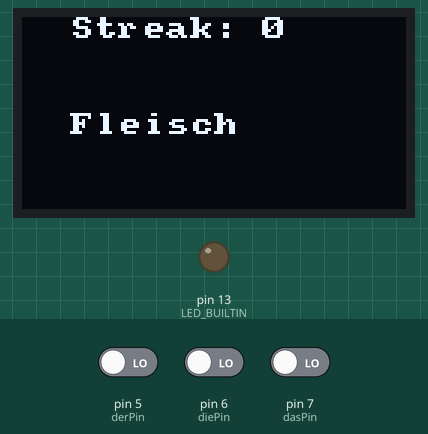
Simulated run of this sketch. Board: Arduino Uno, built with avr-gcc and run on an emulated ATmega328P. Shown: 128×64 one-colour display, output pins drawn as LEDs (lit = HIGH). Inputs (shaded band) come from the test bench; at power-on: pin 7 (dasPin) LOW, pin 5 (derPin) LOW, pin 6 (diePin) LOW. Random numbers use the default seed unless the sketch sets one; what the sketch prints to the serial monitor is not drawn.

Above: at 1.2 s.
1.3 s: pin 7 (dasPin) driven HIGH
At 3.5 s:
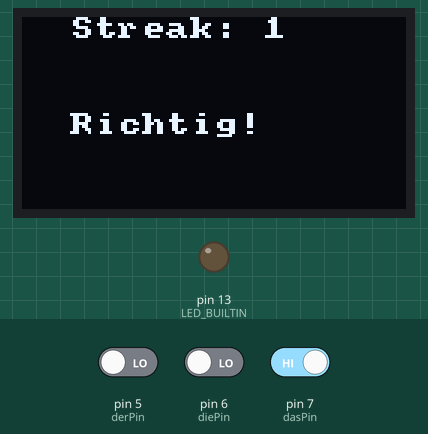
4.3 s: pin 5 (derPin) driven HIGH
At 5.8 s:
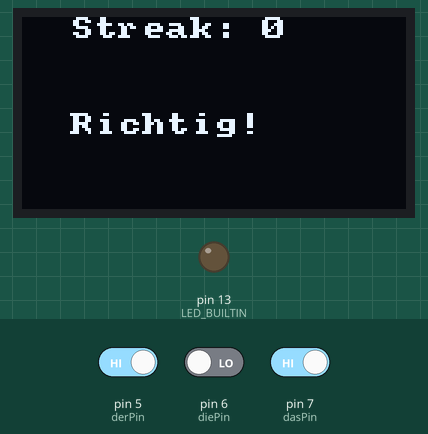
6.6 s: pin 5 (derPin) driven LOW
At 8.1 s:
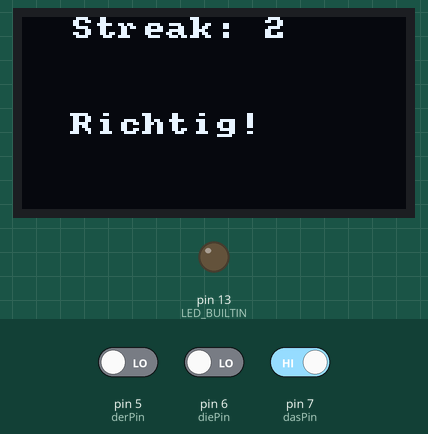
9.6 s: pin 6 (diePin) driven HIGH
At 12.2 s:
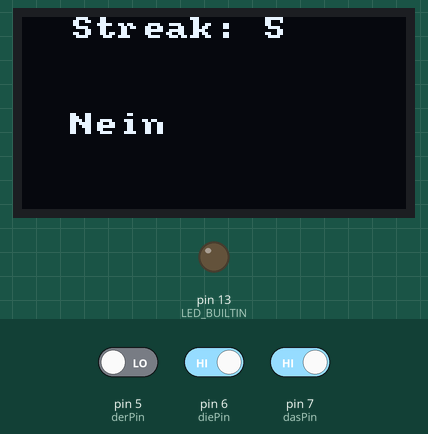
12.6 s: pin 5 (derPin) driven HIGH
At 15.5 s:
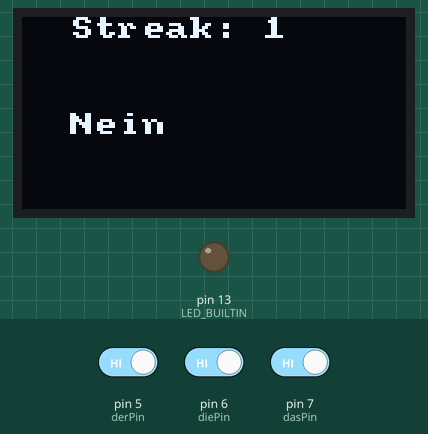
15.6 s: pin 5 (derPin) driven LOW and pin 7 (dasPin) driven LOW
At 20.05 s:
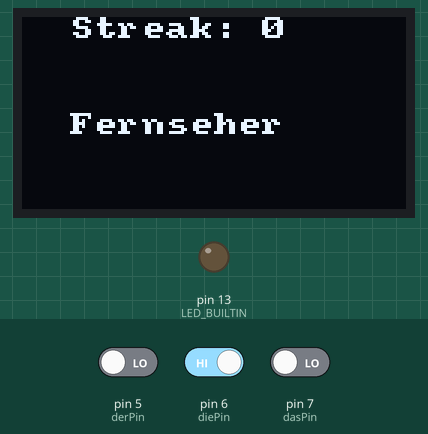
Timing chart, 0 to 21.6 s (numbered marks = the images above; inputs shaded):
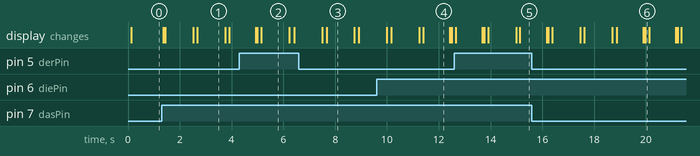

Measured:
- after the input at 1.3 s, the display: first changes after 0.06 s (image 1 shows a later state)
- what the display in image 1 shows lasts 1.1 s, from 2.7 s to 3.8 s
- what the display in image 4 shows lasts 1.0 s, from 11.4 s to 12.4 s

The sketch:

derdiedas.ino
```cpp
#include <U8x8lib.h>
#include <SPI.h>
#include <SD.h>

const byte derPin = 5;
const byte diePin = 6;
const byte dasPin = 7;

const char* derWords[] = {"Hund", "Mann", "Schlussel", "Computer", "Artz", "Fernseher"};
const char* dieWords[] = {"Arbeit", "Frau", "Zeit", "Wohnung", "Mutter"};
const char* dasWords[] = {"Baby", "Auto", "Kind", "Fleisch", "Land", "Kino", "Handy", "Wörterbuch"};

const int noDer = 6;
const int noDie = 5;
const int noDas = 8;

bool needNewWord = true;
char * currentWord="";
byte gender;
byte correctStreak = 0;

U8X8_SSD1306_128X64_NONAME_HW_I2C oled(U8X8_PIN_NONE);

void setup() {
  //Pins
  pinMode(LED_BUILTIN, OUTPUT);
  pinMode(dasPin, INPUT);
  pinMode(derPin, INPUT);
  pinMode(diePin, INPUT);
  digitalWrite(LED_BUILTIN, LOW);

  //Setup display
  Serial.begin(9600);
  oled.begin();
  oled.setPowerSave(0);
  oled.setFont(u8x8_font_amstrad_cpc_extended_f);

  //Seed Random
  randomSeed(analogRead(0));
}

const char* getWordForGender(int gender) {
  Serial.print("getting word for: ");
  Serial.println(gender);

  if (gender == 0)
  {
     return derWords[random(noDer)];
  }
  else if (gender == 1)
  {
    return dieWords[random(noDie)];
  }
  else if (gender == 2)
  {
    return dasWords[random(noDas)];
  }
}

void printOnLcd(char * toPrint)
{
    oled.clearDisplay();
    oled.setCursor(2, 0);

    oled.print("Streak: ");
    oled.print(correctStreak);
    oled.drawUTF8(2, 4, toPrint);
}


void loop() {

  if (needNewWord) {
    gender = random(3);
    Serial.print("Random gender is: ");
    Serial.println(gender);
    currentWord = getWordForGender(gender);
    Serial.print("the word is: ");
    Serial.println(currentWord);
    printOnLcd(currentWord);
    needNewWord = false;

  }
  int selectedGender = -1;
  if (digitalRead(derPin) == HIGH)
    selectedGender = 0;
  else if (digitalRead(diePin) == HIGH)
    selectedGender = 1;
  else if (digitalRead(dasPin) == HIGH)
    selectedGender = 2;

  if(selectedGender == gender)
  {
      printOnLcd("Richtig!");
      needNewWord = true;
      ++correctStreak;
      delay(1000);
  }
  else if(selectedGender != -1)
  {
      Serial.print("Selected Gender: ");
      Serial.println(selectedGender);
      printOnLcd("Nein");
      correctStreak = 0;
      delay(1000);
      printOnLcd(currentWord);
  }

  delay(50);
}
```

sd_handling.ino
```cpp
char** split(char * toSplit){

}

String getStringForGender(int gender){

  return "hello";
}
```
